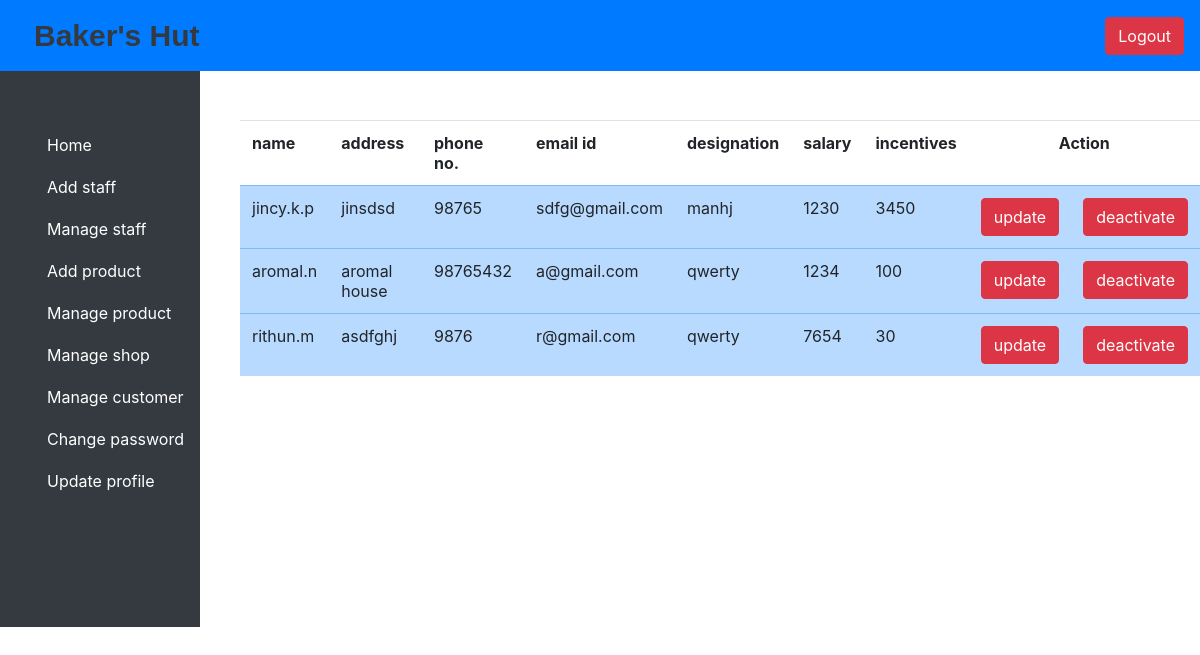
Screenshot of /owner/managestaff/ (signed in) with the database file from the repository.
### owner/models.py (models this page shows)
class StaffDetails(models.Model):
    designation = models.CharField(max_length=20)
    salary = models.IntegerField()
    incentives = models.IntegerField(default=0)
    login = models.ForeignKey(to=UserLogin,on_delete=models.CASCADE)

### accounts/models.py (models this page shows)
class UserLogin(AbstractUser):
    choice = (('MALE', 'male'), ('FEMALE', 'female'))
    dob = models.DateField()
    gender = models.CharField(max_length=6, choices=choice, default='None')
    address = models.CharField(max_length=250)
    phone = models.IntegerField(default=0)
    usertype = models.CharField(max_length=10)

### owner/views.py (the view)
# urls.py: path('managestaff/',staffList,name='owner_managestaff'),
@login_required()
def staffList(request):
    list = StaffDetails.objects.all()
    context = {'staff':list}
    return render(request,'stafflist.html',context)

### owner/templates/stafflist.html (shortened to what this page needs)
<head><title>staff list</title></head>
{% extends 'shared/navbar.html' %}
{% block display %}
<br><br><br><br><br>
        <div class="row">
            <div class="col-sm-12">
                <table class="table table-stripped">
                    <tr>
                        <th>name</th>
                        <th>address</th>
                        <th>phone no.</th>
                        <th>email id</th>
                        <th>designation</th>
                        <th>salary</th>
                        <th>incentives</th>
                        <th colspan="2" class="text-center">Action</th>
                    </tr>
                    {% for i in staff %}
                    <tr class="table-primary">
                        <td>{{ i.login.first_name }}.{{ i.login.last_name }}</td>
                        <td>{{ i.login.address }}</td>
                        <td>{{ i.login.phone }}</td>
                        <td>{{ i.login.email }}</td>
                        <td>{{ i.designation }}</td>
                        <td>{{ i.salary }}</td>
                        <td>{{ i.incentives }}</td>
                        <td><a href="{% url 'owner_updatestaff' id=i.id %}" class="btn btn-danger btn-block">update</a></td>
                        <td><button class="btn btn-danger btn-block deactivate" id="{{i.login.id}}" data-catid="{{i.login.id}}">
                            {% if i.login.is_active == False %}
                            activate
                            {% else %}
                            deactivate
                            {% endif %}
                        </button></td>
                    </tr>
                    {% endfor %}
                </table>
            </div>
        </div>
    </div>
    <br><br>
{% endblock display %}

### rows the page displays
StaffDetails: login.first_name "jincy", login.last_name "k.p", login.address "jinsdsd", login.phone "98765", login.email "sdfg@gmail.com", designation "manhj", salary "1230", incentives "3450", shows "deactivate"
StaffDetails: login.first_name "aromal", login.last_name "n", login.address "aromal house", login.phone "98765432", login.email "a@gmail.com", designation "qwerty", salary "1234", incentives "100", shows "deactivate"
StaffDetails: login.first_name "rithun", login.last_name "m", login.address "asdfghj", login.phone "9876", login.email "r@gmail.com", designation "qwerty", salary "7654", incentives "30", shows "deactivate"
